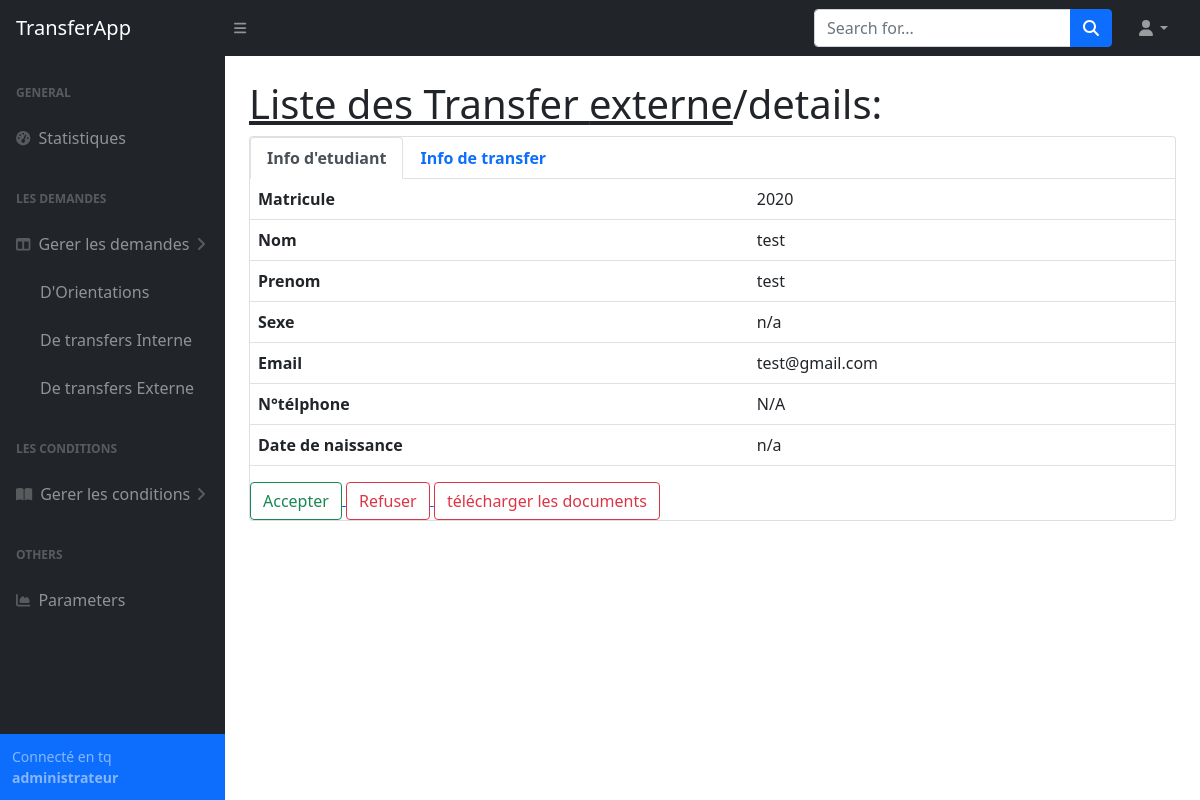
The app's page /admin/demande_details/externe/2/ (signed in) with its own data.
### tables this page shows
CREATE TABLE "etudiant" (
	"matricule"	INTEGER NOT NULL,
	"email"	TEXT NOT NULL,
	"password"	TEXT NOT NULL,
	"nom"	TEXT NOT NULL,
	"prenom"	TEXT NOT NULL,
	"telephone"	TEXT NOT NULL,
	"sexe"	TEXT NOT NULL,
	"date_naissance"	TEXT NOT NULL,
	PRIMARY KEY("matricule")
);

### App.py (the view)
@app.route('/admin/demande_details/<type>/<id_transfer>/')
def transferInterneDetails(id_transfer, type):
    if session.get("email") != None:
        id_transfer = int(id_transfer)
        transferInfo = db.getTransferRequest(id_transfer)
        matricule = transferInfo['matricule']
        StudentInfo = db.getStudentInfo(matricule)
        db.closeConnection()
        return render_template('admin/demande_details.html', transferInfo = transferInfo, StudentInfo = StudentInfo, type = type)
    return redirect(url_for('login'))

### database_api.py (called while the page is built)
def closeConnection():
    print("closing connection...")
    con.close

def getStudentInfo(matricule):
    try:
        cursor.execute('select * from etudiant where matricule=:matricule',{'matricule':matricule})
    except Error as e:
        print(e)
        return None
    else:
        res = cursor.fetchone()
        return res

def getSpecialiteInformation(id_specialite:int):
    try:
        cursor.execute('select * from specialite where id=:id',{'id':id_specialite})
    except Error as e:
        print(e)
        return None
    else:
        specialitie = cursor.fetchone()
        return {
                'id':specialitie[0],
                'name':specialitie[1],
                'niveau':specialitie[2],
                'orientation_places':specialitie[3],
                'transfer_places':specialitie[4],
                'id_dep':specialitie[5],
                'id_fac':specialitie[6]
            }

### templates/admin/demande_details.html (shortened to what this page needs)
{% extends "admin/base.html" %}
{% block content %}
<main>
    <div class="container-fluid px-4">
        <h1 class="mt-4"><a class="link-dark" href="#">Liste des Transfer {{type}}</a>/details:</h1>
        <div class="card mb-4">
            <ul class="nav nav-tabs" id="myTab" role="tablist">
                <li class="nav-item" role="presentation">
                  <button class="nav-link active" id="etudiant-tab" data-bs-toggle="tab" data-bs-target="#etudiant" type="button" role="tab" aria-controls="etudiant" aria-selected="true"><b>Info d'etudiant</b></button>
                </li>
                <li class="nav-item" role="presentation">
                  <button class="nav-link" id="profile-tab" data-bs-toggle="tab" data-bs-target="#profile" type="button" role="tab" aria-controls="profile" aria-selected="false"><b>Info de transfer</b></button>
                </li>
            </ul>
            <div class="tab-content" id="myTabContent">
                <div class="tab-pane fade show active" id="etudiant" role="tabpanel" aria-labelledby="etudiant-tab">
                    <table class="table">
                        <tbody>
                            <tr>
                                <td><b>Matricule</b></td>
                                <td>{{StudentInfo[0]}}</td>
                            </tr>
                            <tr>
                                <td><b>Nom</b></td>
                                <td>{{StudentInfo[3]}}</td>
                            </tr>
                            <tr>
                                <td><b>Prenom</b></td>
                                <td>{{StudentInfo[4]}}</td>
                            </tr>
                            <tr>
                                <td><b>Sexe</b></td>
                                <td>{{StudentInfo[6]}}</td>
                            </tr>
                            <tr>
                                <td><b>Email</b></td>
                                <td>{{StudentInfo[1]}}</td>
                            </tr>
                            <tr>
                                <td><b>N°télphone</b></td>
                                <td>{{StudentInfo[5]}}</td>
                            </tr>
                            <tr>
                                <td><b>Date de naissance</b></td>
                                <td>{{StudentInfo[7]}}</td>
                            </tr>
                        </tbody>
                      </table>
                </div>
            </div>
            <div class="d-grid gap-2 d-md-block">
                <a href="{{url_for('updateTransferEtat', matricule = transferInfo['matricule'], State = 'accepted')}}">
                    <button type="button" class="btn btn-outline-success">Accepter</button>
                </a>
                <a href="{{url_for('updateTransferEtat', matricule = transferInfo['matricule'], State = 'refused')}}">
                    <button type="button" class="btn btn-outline-danger">Refuser</button>
                </a>
                <a href="{{url_for('downloadDocs', matricule = transferInfo['matricule'])}}">
                    <button type="button" class="btn btn-outline-danger">télécharger les documents</button>
                </a>
            </div>
        </div>
    </div>
</main>
{% endblock content %}

### records on screen
etudiant: matricule "2020", nom "test", prenom "test", sexe "n/a", email "test@gmail.com", telephone "N/A", date_naissance "n/a"

### other values on screen
{{ type }} "externe"
